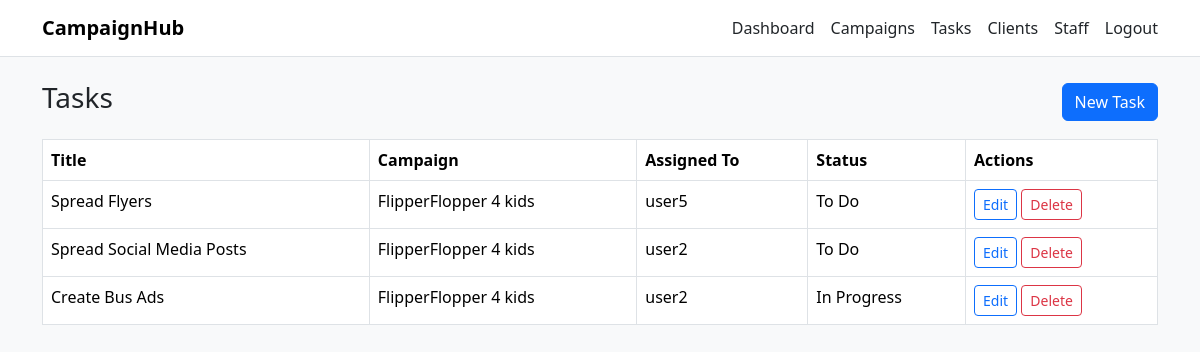
The page /tasks/ (signed in) on the database its author committed.
### mysite/models.py (models this page shows, shortened)
class Task(models.Model):
    class Status(models.TextChoices):
        TODO = 'To Do'
        IN_PROGRESS = 'In Progress'
        REVIEW = 'Review'
        COMPLETED = 'Completed'
    class Priority(models.TextChoices):
        LOW = 'Low'
        MEDIUM = 'Medium'
        HIGH = 'High'
    campaign = models.ForeignKey(Campaign, on_delete=models.CASCADE) # each task belongs to a campaign
    title = models.CharField(max_length=100)
    description = models.TextField(blank=True) # description of task optional
    assigned_to = models.ForeignKey(
        User,
        on_delete=models.SET_NULL, # if task the user assigned to is deleted, the task will not be deleted
        blank=True, null=True) # null/blank true so task can exist without being assigned to anyone
    deadline = models.DateField(null=True, blank=True) # optional deadline for task
    status = models.CharField(max_length=20, choices=Status.choices, default=Status.TODO)
    priority = models.CharField(max_length=10, choices=Priority.choices, default=Priority.LOW)

class Campaign(models.Model):
    class Status(models.TextChoices):
        ACTIVE = 'active'
        INACTIVE = 'inactive'
        COMPLETED = 'completed'
    client = models.ForeignKey(Client, on_delete=models.CASCADE) # each campaign is linked to a client
    campaign_name = models.CharField(max_length=100)
    status = models.CharField(max_length=10, choices=Status.choices, default=Status.ACTIVE)
    start_date = models.DateField()
    end_date = models.DateField()

class User(AbstractUser):
    class Role(models.TextChoices):
        ADMIN = 'admin', 'Admin'
        ACCOUNT_MANAGER = 'account_manager', 'Account Manager'
        CREATIVE = 'creative', 'Creative'
        CLIENT = 'client', 'Client'
    role = models.CharField(max_length=20, choices=Role.choices, default=Role.CLIENT)
    email = models.EmailField(unique=True)

### mysite/views.py (the view)
# urls.py: path("tasks/", views.task_list, name="task_list"),
@login_required
def task_list(request):
    user = request.user
    if user.is_superuser or user.role in [User.Role.ADMIN, User.Role.ACCOUNT_MANAGER]:
        tasks = Task.objects.select_related("campaign", "assigned_to").all().order_by("-id")
    elif user.role == User.Role.CREATIVE:
        tasks = Task.objects.select_related("campaign", "assigned_to").filter(assigned_to=user).order_by("-id")
    else:
        client_profile = Client.objects.filter(user=user).first()
        tasks = Task.objects.select_related("campaign", "assigned_to").filter(campaign__client=client_profile).order_by("-id") if client_profile else Task.objects.none()
    return render(request, "tasks.html", {"tasks": tasks})

### mysite/templates/tasks.html
{% extends "base.html" %}
{% block content %}
<div class="d-flex justify-content-between align-items-center mb-3">
  <h3>Tasks</h3>
  <a class="btn btn-primary" href="{% url 'task_create' %}">New Task</a>
</div>
<table class="table table-bordered bg-white">
  <thead>
    <tr><th>Title</th><th>Campaign</th><th>Assigned To</th><th>Status</th><th>Actions</th></tr>
  </thead>
  <tbody>
    {% for t in tasks %}
      <tr>
        <td>{{ t.title }}</td>
        <td>{{ t.campaign.campaign_name }}</td>
        <td>{% if t.assigned_to %}{{ t.assigned_to.username }}{% else %}-{% endif %}</td>
        <td>{{ t.status }}</td>
        <td>
          <a class="btn btn-sm btn-outline-primary" href="{% url 'task_edit' t.id %}">Edit</a>
          <a class="btn btn-sm btn-outline-danger" href="{% url 'task_delete' t.id %}">Delete</a>
        </td>
      </tr>
    {% empty %}
      <tr><td colspan="5" class="text-muted">No tasks found.</td></tr>
    {% endfor %}
  </tbody>
</table>
{% endblock %}

### mysite/templates/base.html (shortened to what this page needs)
<!doctype html>
<html lang="en">
<head>
  <link href="https://cdn.jsdelivr.net/npm/bootstrap@5.3.3/dist/css/bootstrap.min.css" rel="stylesheet">
</head>
<body class="bg-light">
  <nav class="navbar navbar-light bg-white border-bottom">
    <div class="container">
      <a class="navbar-brand fw-bold" href="{% url 'dashboard' %}">CampaignHub</a>
      <div class="d-flex gap-3">
        <a class="nav-link" href="{% url 'dashboard' %}">Dashboard</a>
        <a class="nav-link" href="{% url 'campaign_list' %}">Campaigns</a>
        <a class="nav-link" href="{% url 'task_list' %}">Tasks</a>
        <a class="nav-link" href="{% url 'client_list' %}">Clients</a>
        <a class="nav-link" href="{% url 'staff_list' %}">Staff</a>
        <form method="post" action="{% url 'logout' %}">
          <button class="btn btn-link nav-link p-0" type="submit">Logout</button>
        </form>
      </div>
    </div>
  </nav>
  <main class="container py-4">
    {% block content %}{% endblock %}
  </main>
</body>
</html>

### rows shown on the page
Task: title "Spread Flyers", campaign.campaign_name "FlipperFlopper 4 kids", assigned_to.username "user5", status "To Do"
Task: title "Spread Social Media Posts", campaign.campaign_name "FlipperFlopper 4 kids", assigned_to.username "user2", status "To Do"
Task: title "Create Bus Ads", campaign.campaign_name "FlipperFlopper 4 kids", assigned_to.username "user2", status "In Progress"
